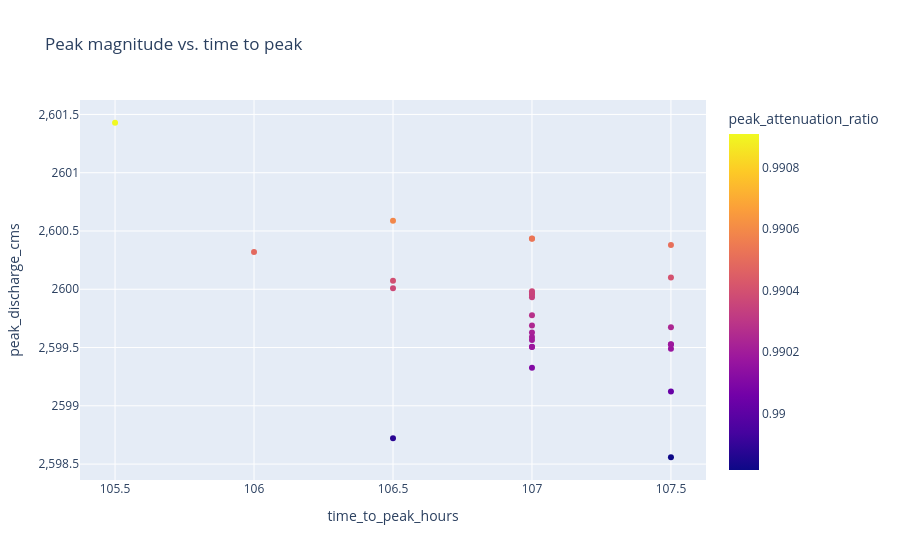

Notebook cell for this chart:
### Code cell
summary = run_registry.copy()
for column in [
    "time_to_peak_seconds",
    "fall_time_seconds",
    "fall_time_50_seconds",
    "fall_time_10_seconds",
    "e_folding_time_seconds",
    "lag_to_inflow_peak_seconds",
]:
    summary[column.replace("_seconds", "_hours")] = pd.to_numeric(summary[column], errors="coerce") / 3600.0

px.scatter(
    summary,
    x="time_to_peak_hours",
    y="peak_discharge_cms",
    hover_name="state_id",
    color="peak_attenuation_ratio",
    title="Peak magnitude vs. time to peak",
)

### Figure 1 — Plotly figure (JSON) as saved in the notebook; plotly's stock layout.template omitted (floating-point values rounded to 4 significant figures)
{"data": [{"hovertemplate": "<b>%{hovertext}</b><br><br>time_to_peak_hours=%{x}<br>peak_discharge_cms=%{y}<br>peak_attenuation_ratio=%{marker.color}<extra></extra>", "hovertext": ["S000_base", "S001_unit_5", "S002_unit_7", "S003_unit_20", "S004_unit_8", "S005_unit_12", "S006_unit_15", "S007_unit_22", "S008_unit_6", "S009_unit_23", "S010_unit_18", "S011_unit_1", "S012_unit_14", "S013_unit_10", "S014_unit_11", "S015_unit_2", "S016_unit_26", "S017_unit_4", "S018_unit_19", "S019_unit_13", "S020_unit_21", "S021_unit_9", "S022_unit_16", "S023_unit_27", "S024_unit_3", "S025_unit_24", "S026_unit_25", "S027_unit_17"], "legendgroup": "", "marker": {"color": [0.9902, 0.9904, 0.9904, 0.9901, 0.9903, 0.9903, 0.9904, 0.9902, 0.9902, 0.9902, 0.9902, 0.9902, 0.9905, 0.9906, 0.9898, 0.9902, 0.9902, 0.9902, 0.9905, 0.9903, 0.9902, 0.9905, 0.99, 0.9909, 0.9904, 0.9899, 0.9904, 0.9905], "coloraxis": "coloraxis", "symbol": "circle"}, "mode": "markers", "name": "", "orientation": "v", "showlegend": false, "type": "scatter", "x": [107.5, 107.0, 106.5, 107.0, 107.0, 107.0, 107.5, 107.0, 107.0, 107.5, 107.5, 107.5, 107.0, 106.5, 107.5, 107.0, 107.0, 107.0, 107.0, 107.0, 107.0, 107.5, 107.5, 105.5, 107.0, 106.5, 106.5, 106.0], "xaxis": "x", "y": [2600.0, 2600.0, 2600.0, 2599.0, 2600.0, 2600.0, 2600.0, 2600.0, 2600.0, 2599.0, 2600.0, 2600.0, 2600.0, 2601.0, 2599.0, 2600.0, 2600.0, 2600.0, 2600.0, 2600.0, 2600.0, 2600.0, 2599.0, 2601.0, 2600.0, 2599.0, 2600.0, 2600.0], "yaxis": "y"}], "layout": {"coloraxis": {"colorbar": {"title": {"text": "peak_attenuation_ratio"}}, "colorscale": [[0, "#0d0887"], [0.1111, "#46039f"], [0.2222, "#7201a8"], [0.3333, "#9c179e"], [0.4444, "#bd3786"], [0.5556, "#d8576b"], [0.6667, "#ed7953"], [0.7778, "#fb9f3a"], [0.8889, "#fdca26"], [1, "#f0f921"]]}, "legend": {"tracegroupgap": 0}, "title": {"text": "Peak magnitude vs. time to peak"}, "xaxis": {"anchor": "y", "domain": [0, 1], "title": {"text": "time_to_peak_hours"}}, "yaxis": {"anchor": "x", "domain": [0, 1], "title": {"text": "peak_discharge_cms"}}}}
